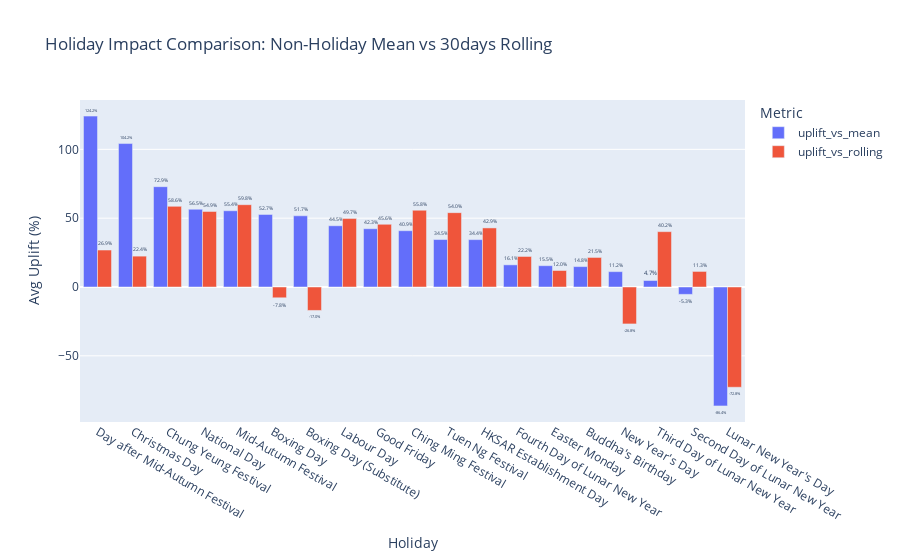

The notebook cell saved with this chart:
### Markdown cell above
# Holiday/Season effect related to sale

### Code cell
import pandas as pd

daily_df=retail_df.groupby(['trandate'])['amount'].sum().reset_index()


# Load holiday data
holidays_df = pd.read_csv("hong_kong_public_holidays_2014_2025_full.csv")
holidays_df['Date'] = pd.to_datetime(holidays_df['Date'])


# Merge retail data with holiday info
daily_df = daily_df.merge(holidays_df, left_on='trandate', right_on='Date', how='left')

# Create holiday flag
daily_df['is_holiday'] = daily_df['Holiday'].notna()

# Sort by date for rolling calculation
daily_df = daily_df.sort_values('trandate')

# -----------------------------
# 2. Compute non-holiday mean (baseline)
# -----------------------------
non_holiday_mean = daily_df[daily_df['Holiday'].isna()]['amount'].mean()

# Compute uplift vs non-holiday mean
daily_df['uplift_vs_mean'] = daily_df.apply(
    lambda row: ((row['amount'] - non_holiday_mean) / non_holiday_mean * 100) if row['is_holiday'] else 0,
    axis=1
)


daily_df['rolling_30d_sales'] = daily_df['amount'].rolling(window=30, min_periods=1).mean()

# Compute uplift vs rolling average
daily_df['uplift_vs_rolling'] = daily_df.apply(
    lambda row: ((row['amount'] - row['rolling_30d_sales']) / row['rolling_30d_sales'] * 100) if row['is_holiday'] else 0,
    axis=1
)

# -----------------------------
# 4. Aggregate by holiday name for both metrics
# -----------------------------
holiday_impact = (
    daily_df.dropna(subset=['Holiday'])
    .groupby('Holiday')[['uplift_vs_mean', 'uplift_vs_rolling']]
    .mean()
    .reset_index()
    .sort_values('uplift_vs_mean', ascending=False)
)

# -----------------------------
# 5. Visualization: Grouped bar chart
# -----------------------------
holiday_melted = holiday_impact.melt(id_vars='Holiday', value_vars=['uplift_vs_mean', 'uplift_vs_rolling'],
                                     var_name='Metric', value_name='Average Uplift (%)')

fig = px.bar(holiday_melted, x='Holiday', y='Average Uplift (%)', color='Metric', barmode='group',
             title='Holiday Impact Comparison: Non-Holiday Mean vs 30days Rolling',
             labels={'holiday_name': 'Holiday', 'Average Uplift (%)': 'Avg Uplift (%)'},
             text='Average Uplift (%)')
fig.update_traces(texttemplate='%{text:.1f}%', textposition='outside')
fig.show()

### Figure 1 — Plotly figure (JSON) as saved in the notebook; plotly's stock layout.template omitted (floating-point values rounded to 4 significant figures)
{"data": [{"alignmentgroup": "True", "hovertemplate": "Metric=uplift_vs_mean<br>Holiday=%{x}<br>Avg Uplift (%)=%{text}<extra></extra>", "legendgroup": "uplift_vs_mean", "marker": {"color": "#636efa", "pattern": {"shape": ""}}, "name": "uplift_vs_mean", "offsetgroup": "uplift_vs_mean", "orientation": "v", "showlegend": true, "text": [124.2, 104.2, 72.88, 56.46, 55.39, 52.71, 51.72, 44.48, 42.33, 40.9, 34.48, 34.41, 16.09, 15.47, 14.82, 11.15, 4.7, -5.348, -86.38], "textposition": "outside", "x": ["Day after Mid-Autumn Festival", "Christmas Day", "Chung Yeung Festival", "National Day", "Mid-Autumn Festival", "Boxing Day", "Boxing Day (Substitute)", "Labour Day", "Good Friday", "Ching Ming Festival", "Tuen Ng Festival", "HKSAR Establishment Day", "Fourth Day of Lunar New Year", "Easter Monday", "Buddha's Birthday", "New Year's Day", "Third Day of Lunar New Year", "Second Day of Lunar New Year", "Lunar New Year's Day"], "xaxis": "x", "y": [124.2, 104.2, 72.88, 56.46, 55.39, 52.71, 51.72, 44.48, 42.33, 40.9, 34.48, 34.41, 16.09, 15.47, 14.82, 11.15, 4.7, -5.348, -86.38], "yaxis": "y", "type": "bar", "texttemplate": "%{text:.1f}%"}, {"alignmentgroup": "True", "hovertemplate": "Metric=uplift_vs_rolling<br>Holiday=%{x}<br>Avg Uplift (%)=%{text}<extra></extra>", "legendgroup": "uplift_vs_rolling", "marker": {"color": "#EF553B", "pattern": {"shape": ""}}, "name": "uplift_vs_rolling", "offsetgroup": "uplift_vs_rolling", "orientation": "v", "showlegend": true, "text": [26.86, 22.42, 58.59, 54.87, 59.79, -7.829, -17.03, 49.72, 45.57, 55.77, 54.0, 42.91, 22.18, 11.98, 21.46, -26.83, 40.2, 11.31, -72.84], "textposition": "outside", "x": ["Day after Mid-Autumn Festival", "Christmas Day", "Chung Yeung Festival", "National Day", "Mid-Autumn Festival", "Boxing Day", "Boxing Day (Substitute)", "Labour Day", "Good Friday", "Ching Ming Festival", "Tuen Ng Festival", "HKSAR Establishment Day", "Fourth Day of Lunar New Year", "Easter Monday", "Buddha's Birthday", "New Year's Day", "Third Day of Lunar New Year", "Second Day of Lunar New Year", "Lunar New Year's Day"], "xaxis": "x", "y": [26.86, 22.42, 58.59, 54.87, 59.79, -7.829, -17.03, 49.72, 45.57, 55.77, 54.0, 42.91, 22.18, 11.98, 21.46, -26.83, 40.2, 11.31, -72.84], "yaxis": "y", "type": "bar", "texttemplate": "%{text:.1f}%"}], "layout": {"xaxis": {"anchor": "y", "domain": [0.0, 1.0], "title": {"text": "Holiday"}}, "yaxis": {"anchor": "x", "domain": [0.0, 1.0], "title": {"text": "Avg Uplift (%)"}}, "legend": {"title": {"text": "Metric"}, "tracegroupgap": 0}, "title": {"text": "Holiday Impact Comparison: Non-Holiday Mean vs 30days Rolling"}, "barmode": "group"}}
